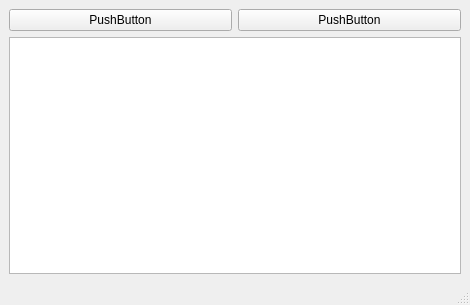
<?xml version="1.0" encoding="UTF-8"?>
<ui version="4.0">
 <class>TableWindow</class>
 <widget class="QMainWindow" name="TableWindow">
  <property name="geometry">
   <rect>
    <x>0</x>
    <y>0</y>
    <width>470</width>
    <height>305</height>
   </rect>
  </property>
  <property name="windowTitle">
   <string>MainWindow</string>
  </property>
  <widget class="QWidget" name="centralwidget">
   <layout class="QGridLayout" name="gridLayout">
    <item row="0" column="0">
     <layout class="QHBoxLayout" name="horizontalLayout">
      <item>
       <widget class="QPushButton" name="pushButton">
        <property name="text">
         <string>PushButton</string>
        </property>
       </widget>
      </item>
      <item>
       <widget class="QPushButton" name="pushButton_2">
        <property name="text">
         <string>PushButton</string>
        </property>
       </widget>
      </item>
     </layout>
    </item>
    <item row="2" column="0">
     <layout class="QHBoxLayout" name="horizontalLayout_2"/>
    </item>
    <item row="1" column="0">
     <widget class="QTableWidget" name="tableWidget"/>
    </item>
   </layout>
  </widget>
  <widget class="QMenuBar" name="menubar">
   <property name="geometry">
    <rect>
     <x>0</x>
     <y>0</y>
     <width>470</width>
     <height>18</height>
    </rect>
   </property>
  </widget>
  <widget class="QStatusBar" name="statusbar"/>
 </widget>
 <resources/>
 <connections/>
</ui>
